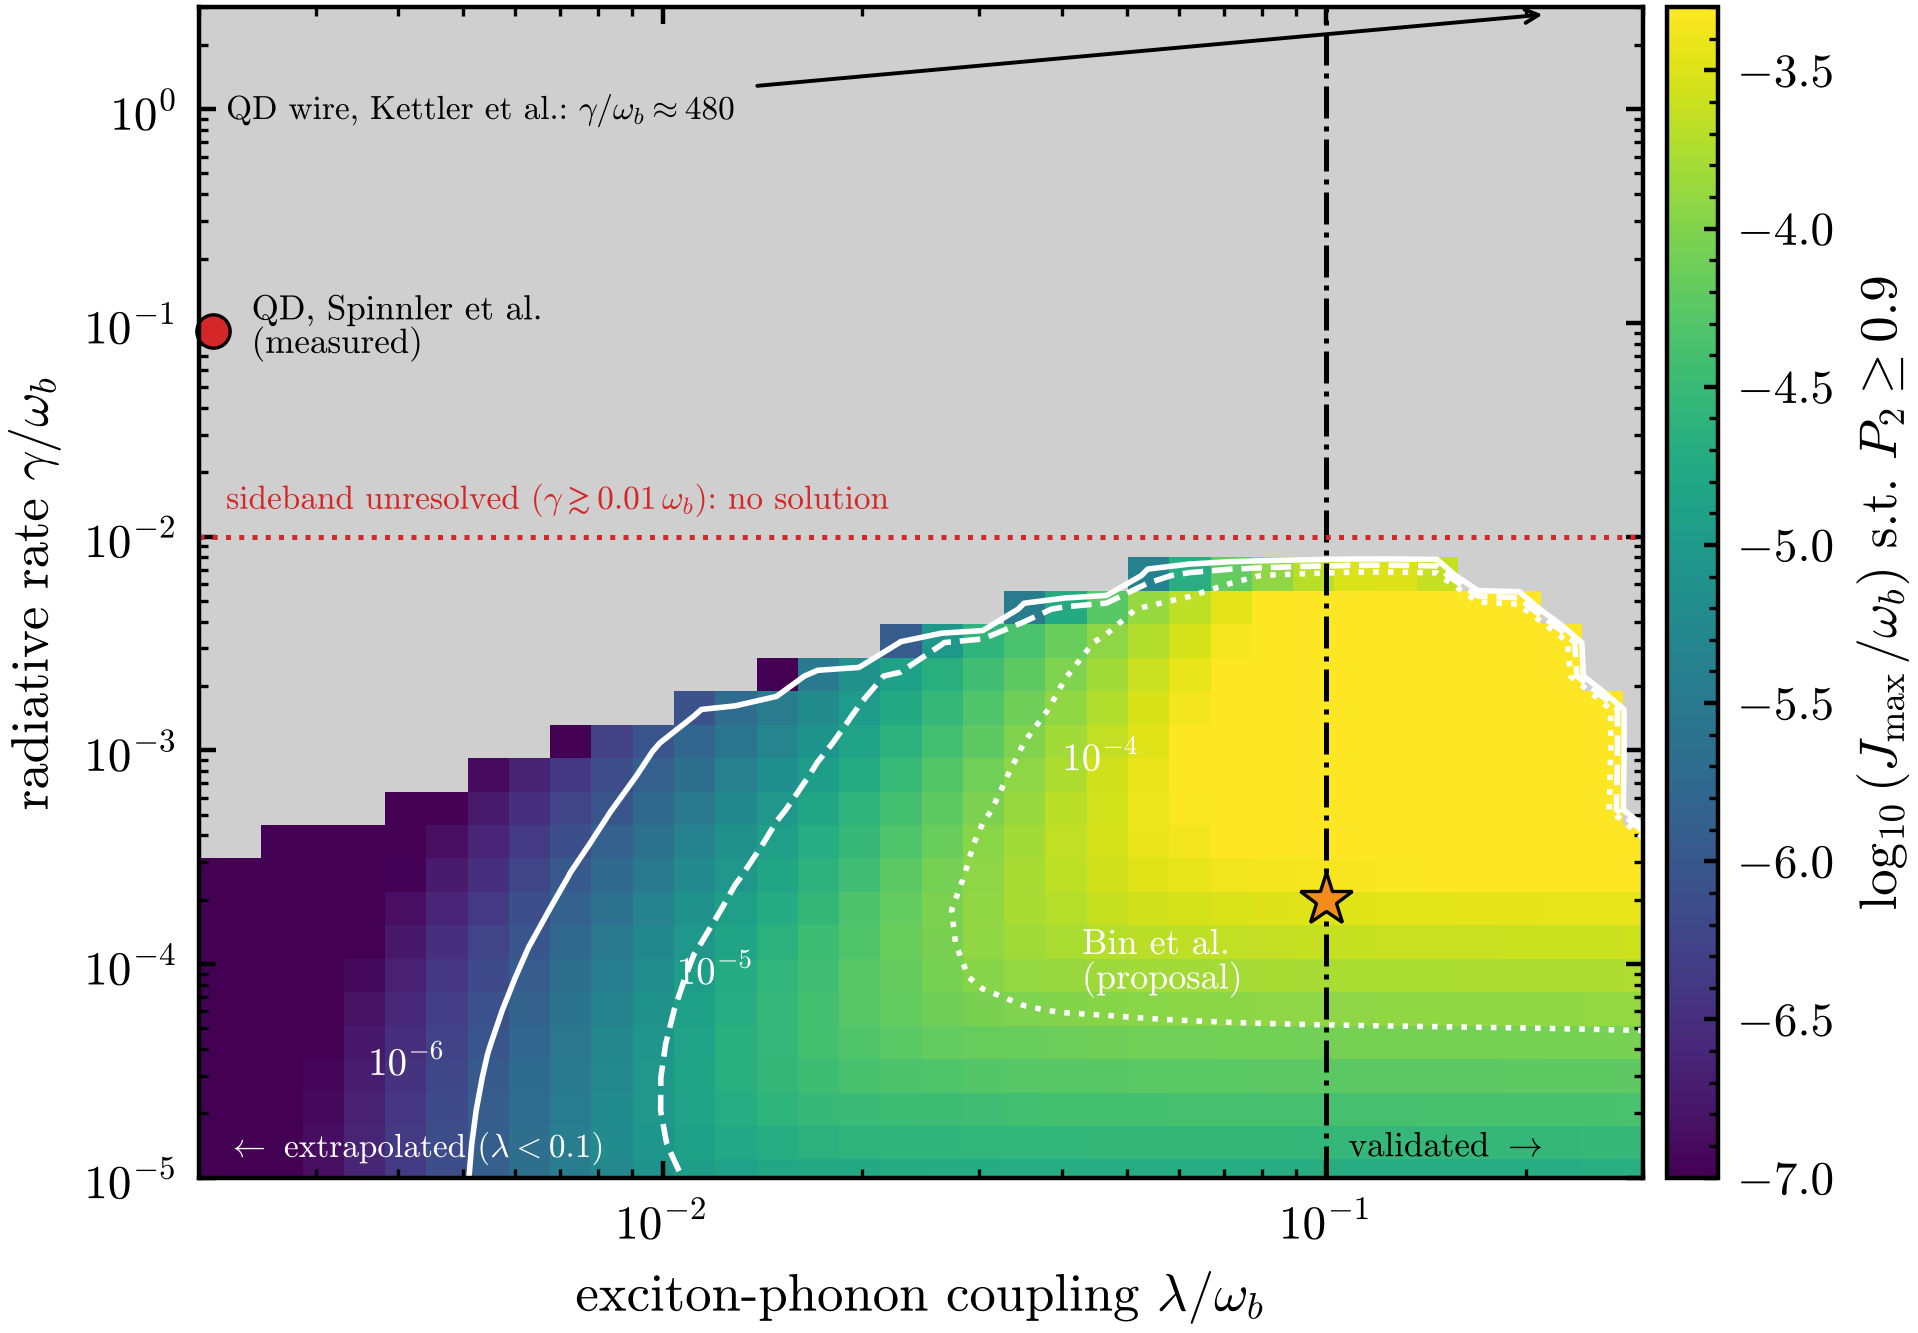

Write Python code to recreate this figure.
import sys; sys.path.insert(0,'../src')
from figstyle import *
import bundles_core as bc, os, time
n=2; fn='../data/R_requirements_fine.npz'
lams=np.geomspace(2e-3,0.3,36); gams=np.geomspace(1e-5,3.0,36); kaps=np.geomspace(1e-4,0.1,50); Oms=np.geomspace(0.01,0.3,30)
if not os.path.exists(fn):
    t=time.time(); Jm=np.full((len(gams),len(lams)),np.nan)
    for i,g in enumerate(gams):
        if g>2e-2: continue                       # fuera de banda lateral resuelta: sin solucion
        for j,l in enumerate(lams):
            bj=np.nan
            for k in kaps:
                for O in Oms:
                    gc=bc.gamma_c(n,0,k,g,2*g)
                    if bc.omega_eff(n,l,O)/gc>0.5: continue
                    if bc.P_closed(l,O,k,g,2*g,n)<0.9: continue
                    J=bc.flux_closed(l,O,k,g,2*g,n)
                    if np.isnan(bj) or J>bj: bj=J
            Jm[i,j]=bj
    np.savez(fn,lams=lams,gams=gams,J=Jm,note='J max (cerrada v2) con P2>=0.9, xi<0.5, Omega<=0.3; gphi=2 gamma; kappa 50 pts [1e-4,0.1], Omega 30 pts [0.01,0.3]; NaN=sin solucion; filas con gamma>0.02 no evaluadas'); print('computed',time.time()-t)
d=np.load(fn,allow_pickle=True); Jm=d['J']; L=d['lams']; G=d['gams']
fig=plt.figure(figsize=(4.9,3.8)); ax=fig.add_subplot(111)
Z=np.log10(np.where(np.isfinite(Jm),Jm,np.nan)); X,Y=np.meshgrid(L,G)
ax.set_facecolor('#cfcfcf')
im=ax.pcolormesh(X,Y,np.ma.masked_invalid(Z),shading='auto',cmap='viridis',vmin=-7.0,vmax=-3.3,rasterized=True)
cs=ax.contour(X,Y,np.nan_to_num(Z,nan=-9),levels=[-6,-5,-4],colors='w',linewidths=1.0,linestyles=['-','--',':'])
for lev,txt,pos in ((-6,r'$10^{-6}$',(0.0036,3e-5)),(-5,r'$10^{-5}$',(0.0105,8e-5)),(-4,r'$10^{-4}$',(0.04,8e-4))): ax.text(pos[0],pos[1],txt,color='w',fontsize=7,rotation=0)
ax.axvline(0.1,color='k',ls='-.',lw=0.9); ax.text(0.108,1.25e-5,r'validated $\rightarrow$',fontsize=6.3,color='k')
ax.text(0.0022,1.25e-5,r'$\leftarrow$ extrapolated ($\lambda<0.1$)',fontsize=6.0,color='w')
ax.axhline(1e-2,color=C['red'],ls=':',lw=0.9); ax.text(0.0022,1.35e-2,r'sideband unresolved ($\gamma\gtrsim0.01\,\omega_b$): no solution',fontsize=6.0,color=C['red'])
ax.plot([0.1],[2e-4],'*',color=C['orange'],ms=10,mec='k',mew=0.6); ax.annotate('Bin et al.\n(proposal)',(0.1,2e-4),xytext=(-44,-16),textcoords='offset points',fontsize=6.5,color='w')
ax.plot([0.0021],[0.092],'o',color=C['red'],ms=6,mec='k',mew=0.6,clip_on=False); ax.annotate('QD, Spinnler et al.\n(measured)',(0.0021,0.092),xytext=(7,-4),textcoords='offset points',fontsize=6.3)
ax.annotate(r'QD wire, Kettler et al.: $\gamma/\omega_b\approx480$',xy=(0.22,2.8),xytext=(0.0022,0.9),fontsize=6.0,arrowprops=dict(arrowstyle='->',lw=0.7))
ax.set_xscale('log'); ax.set_yscale('log'); ax.set_xlabel(r'exciton-phonon coupling $\lambda/\omega_b$'); ax.set_ylabel(r'radiative rate $\gamma/\omega_b$'); cbar(fig,im,ax,r'$\log_{10}(J_{\max}/\omega_b)$ s.t. $P_2\geq0.9$')
ax.set_xlim(2e-3,0.3); ax.set_ylim(1e-5,3.0)
finish(fig); fig.savefig('fig6.png'); 
# cifras para el texto
import numpy as _n
for thr in (-6,-5,-4):
    ok=np.isfinite(Z)&(Z>=thr); lmin=L[ok.any(axis=0)].min(); gmax=G[ok.any(axis=1)].max(); print(f'J>=1e{thr}: lambda_min={lmin:.4f}, gamma_max={gmax:.2e}')
print('ok')
